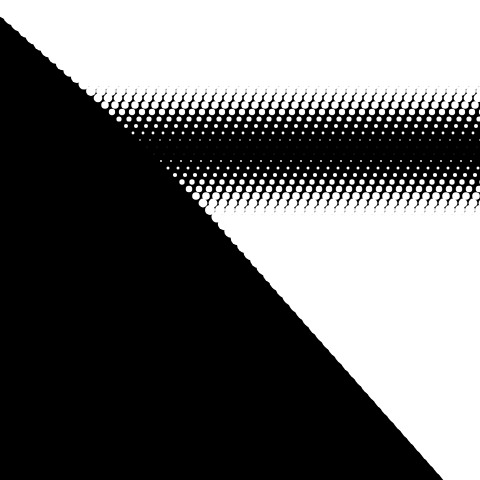
Frame 1 (no input)
Frame 60 (no input): identical to frame 1, image omitted
Frame 120 (the mouse pressed at the canvas centre since frame 60): identical to frame 1, image omitted

The p5.js sketch that drew this single still picture (run headless with seeded random() and noise() and a simulated clock; from frame 60 on, the mouse is pressed at the canvas centre):

// p5.js sketch
// ── sketch.js
var ellipsesize = 25

function setup() {
  createCanvas(480, 480);
  noStroke();
}

function draw() {
  background(0);
  for (var y = 0; y <= height; y += 7) {
    for (var x = 0; x <= width; x += 10) {
      ellipse(x + y, y, ellipsesize - y/6, ellipsesize - y/6);
    }
  }
}
  
